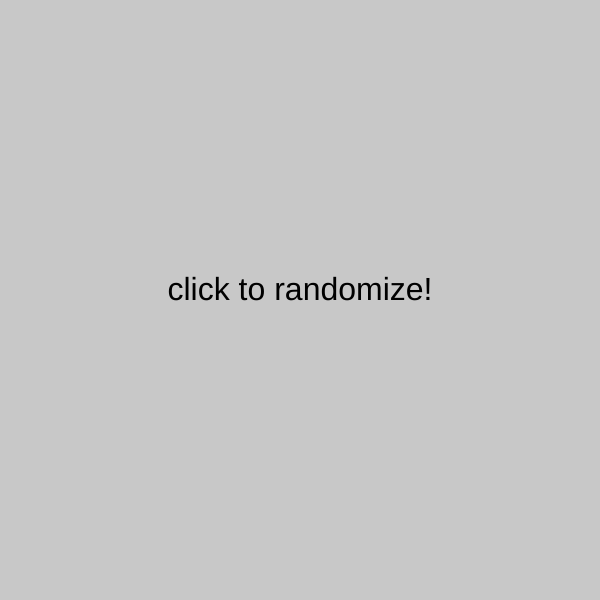
Frame 1 (no input)
Frame 60 (no input): identical to frame 1, image omitted
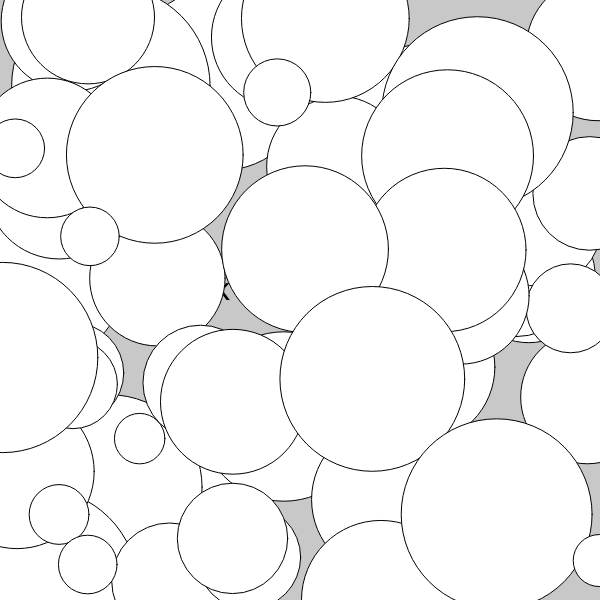
Frame 120 (the mouse pressed at the canvas centre since frame 60)

The p5.js sketch that drew these frames (run headless with seeded random() and noise() and a simulated clock; from frame 60 on, the mouse is pressed at the canvas centre):

// p5.js sketch
// ── sketch.js
let desserts = [{
  name: "cream puff",
  ingredients: "flour"
}, {
  name: "eclair",
  ingredients: "chocolate"
}, {
  name: "parfait",
  ingredients: "ice cream"
}, {
  name: "souffle",
  ingredients: "eggs"
}]

let randomIndex;
let animating = false;
// let counter = 0;

function setup() {
  createCanvas(600, 600);
  background(200);
  textSize(32);

  textAlign(CENTER);
  text("click to randomize!", 300, 300);

  // time in milliseconds; 1000 = 1 second
  // setTimeout(changeBackground, 1000);
}

function draw() {
  if (animating == true) {
    ellipse(random(width), random(height), random(50, 200));
  }
}


// function changeBackground() {
//   if (counter <= 5) {
//     counter++;
//     console.log(counter);
//     background(random(255), random(255), random(255));
//     setTimeout(changeBackground, 1000);
//   } else {
//   }
// }

function randomizer() {
  animating = false;
  if (desserts[0]) {
    background(random(200, 255));
    randomIndex = int(random(desserts.length));

    text(`${desserts[randomIndex].name} key ingredient: ${desserts[randomIndex].ingredients}`, 300, 300);

    desserts.splice(randomIndex, 1);
  } else {
    background(random(200, 255));
    text("all gone!", 300, 300);
  }
}

function mousePressed() {
  setTimeout(randomizer, 2000);
  animating = true;
}

// ── style.css
html, body {
  margin: 0;
  padding: 0;
}
canvas {
  display: block;
  margin: 0 auto;
}

.navy {
  color: navy;
}

#firstp {


}

.one {
  display: inline-block;

}

.two {
  background-color: orange;
  max-width: 400px;
  margin: 50;

}
